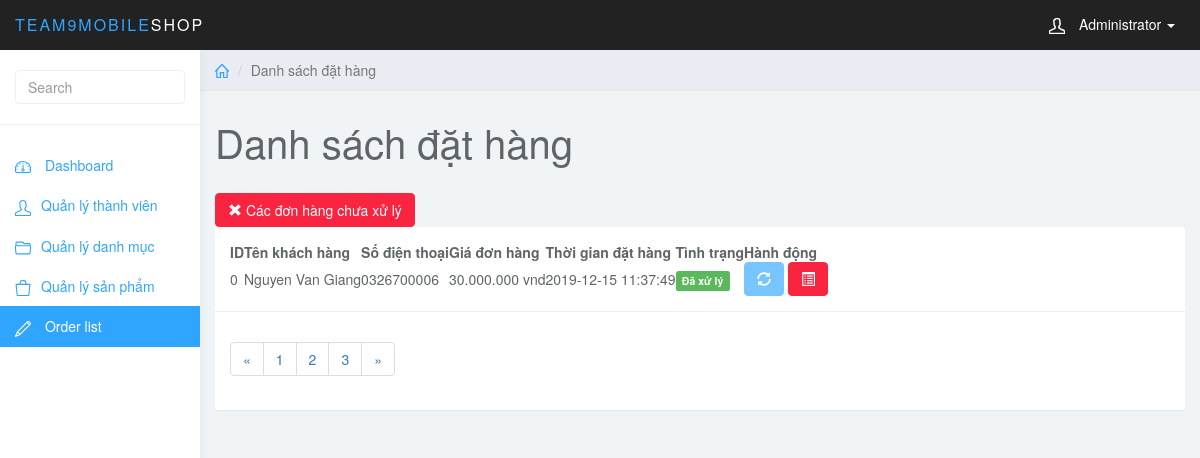
/admin/index.php?page_layout=done_order (signed in), run on an earlier commit of the app's database.
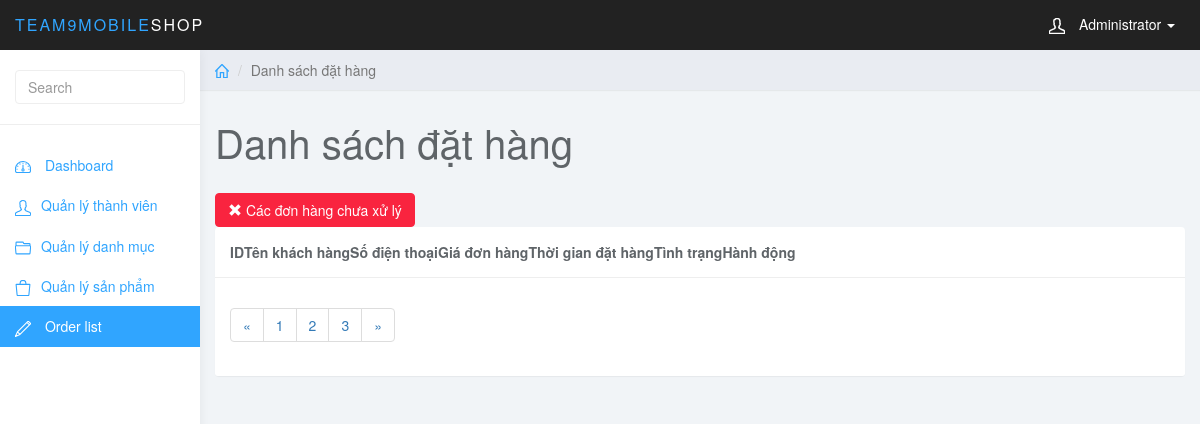
And on a later commit of the database.
### tables this page shows
CREATE TABLE `order_list` (
  `ord_id` int(11) NOT NULL,
  `ord_name` varchar(50) NOT NULL,
  `ord_phone` int(11) NOT NULL,
  `ord_address` varchar(50) NOT NULL,
  `ord_mail` varchar(50) NOT NULL,
  `ord_date` date NOT NULL,
  `ord_list` varchar(50) NOT NULL,
  `ord_status` int(2) NOT NULL,
  `ord_total` int(11) NOT NULL
);

### admin/done_order.php (the view)
<?php
    $sql = "SELECT * FROM order_list  WHERE ord_status = 1 ORDER BY ord_id DESC";
    $query = mysqli_query($con, $sql);
?>
<div class="col-sm-9 col-sm-offset-3 col-lg-10 col-lg-offset-2 main">
    <div class="row">
        <ol class="breadcrumb">
            <li><a href="#"><svg class="glyph stroked home">
                        <use xlink:href="#stroked-home"></use>
                    </svg></a></li>
            <li class="active">Danh sách đặt hàng</li>
        </ol>
    </div>
    <div class="row">
        <div class="col-lg-12">
            <h1 class="page-header">Danh sách đặt hàng</h1>
        </div>
    </div>
    <div id="toolbar" class="btn-group">
        <a href="index.php?page_layout=order&done=1" class="btn btn-danger">
            <i class="glyphicon glyphicon-remove"></i> Các đơn hàng chưa xử lý
        </a>
    </div>
    <div class="row">
        <div class="col-lg-12">
            <div class="panel panel-default">
                <div class="panel-body">
                    <table data-toolbar="#toolbar" data-toggle="table">
                        <thead>
                            <tr>
                                <th data-field="id" data-sortable="true">ID</th>
                                <th>Tên khách hàng</th>
                                <th>Số điện thoại</th>
                                <th data-field="price" data-sortable="true">Giá đơn hàng</th>
                                <th data-sortable="true">Thời gian đặt hàng</th>
                                <th data-sortable="true">Tình trạng</th>
                                <th>Hành động</th>
                            </tr>
                        </thead>
                        <tbody>
                            <?php
                                while($row = mysqli_fetch_assoc($query)){
                                    $status = 'Chưa xử lý';
                                    $lable = "label label-danger";
                                    if($row['ord_status'] == 1){
                                        $status = 'Đã xử lý';
                                        $lable = "label label-success";
                                    }
                            ?>
                            <tr>
                            <td style=""><?php echo $row['ord_id']?></td>
                                <td style=""><?php echo $row['ord_name']?></td>
                                <td style=""><?php echo $row['ord_phone']?></td>
                                <td><?php echo number_format($row['ord_total'], 0, '', '.')?> vnd</td>
                                <td><?php echo $row['ord_date']?></td>
                                <td><span class="<?php echo $lable ?>"><?php echo $status ?></span></td>
                                <td class="form-group">
                                    <a disabled class="btn btn-primary"><i
                                            class="glyphicon glyphicon-refresh"></i></a>
                                    <a href="index.php?page_layout=detail_order&id=<?php echo $row['ord_id'] ?>" class="btn btn-danger"><i
                                            class="glyphicon glyphicon-list-alt"></i></a>
                                </td>
                            </tr>
                            <?php } ?>
                        </tbody>
                    </table>
                </div>
                <div class="panel-footer">
                    <nav aria-label="Page navigation example">
                        <ul class="pagination">
                            <li class="page-item"><a class="page-link" href="#">&laquo;</a></li>
                            <li class="page-item"><a class="page-link" href="#">1</a></li>
                            <li class="page-item"><a class="page-link" href="#">2</a></li>
                            <li class="page-item"><a class="page-link" href="#">3</a></li>
                            <li class="page-item"><a class="page-link" href="#">&raquo;</a></li>
                        </ul>
                    </nav>
                </div>
            </div>
        </div>
    </div>
</div>

What changed in the data, as far as the page shows it:
removed order_list: ord_id "0", ord_name "Nguyen Van Giang", ord_phone "0326700006", ord_total "30.000.000", ord_date "2019-12-15 11:37:49", ord_status "Đã xử lý"
